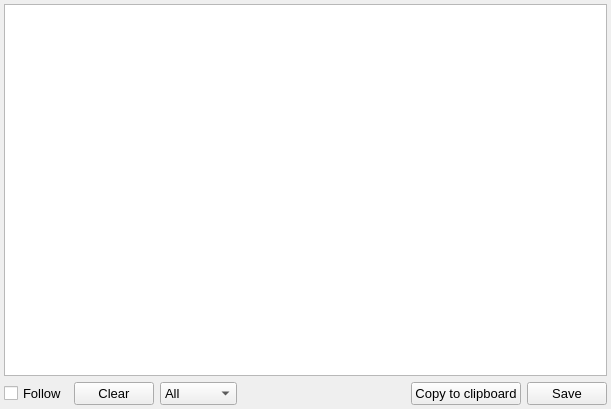
<?xml version="1.0" encoding="UTF-8"?>
<ui version="4.0">
 <class>nLogWin</class>
 <widget class="QWidget" name="nLogWin">
  <property name="geometry">
   <rect>
    <x>0</x>
    <y>0</y>
    <width>611</width>
    <height>409</height>
   </rect>
  </property>
  <layout class="QGridLayout" name="gridLayout">
   <property name="leftMargin">
    <number>4</number>
   </property>
   <property name="topMargin">
    <number>4</number>
   </property>
   <property name="rightMargin">
    <number>4</number>
   </property>
   <property name="bottomMargin">
    <number>4</number>
   </property>
   <item row="1" column="0">
    <widget class="QCheckBox" name="followLog">
     <property name="font">
      <font>
       <pointsize>10</pointsize>
      </font>
     </property>
     <property name="text">
      <string>Follow</string>
     </property>
    </widget>
   </item>
   <item row="1" column="1">
    <widget class="QPushButton" name="clearLog">
     <property name="font">
      <font>
       <pointsize>10</pointsize>
      </font>
     </property>
     <property name="text">
      <string>Clear</string>
     </property>
    </widget>
   </item>
   <item row="1" column="2">
    <widget class="QComboBox" name="levelLog">
     <property name="font">
      <font>
       <pointsize>10</pointsize>
      </font>
     </property>
     <property name="currentIndex">
      <number>0</number>
     </property>
     <item>
      <property name="text">
       <string>All</string>
      </property>
     </item>
     <item>
      <property name="text">
       <string>Debug</string>
      </property>
     </item>
     <item>
      <property name="text">
       <string>Info</string>
      </property>
     </item>
     <item>
      <property name="text">
       <string>Warning</string>
      </property>
     </item>
     <item>
      <property name="text">
       <string>Critical</string>
      </property>
     </item>
     <item>
      <property name="text">
       <string>Fatal</string>
      </property>
     </item>
     <item>
      <property name="text">
       <string>None</string>
      </property>
     </item>
    </widget>
   </item>
   <item row="1" column="3">
    <spacer name="horizontalSpacer">
     <property name="orientation">
      <enum>Qt::Horizontal</enum>
     </property>
     <property name="sizeHint" stdset="0">
      <size>
       <width>40</width>
       <height>20</height>
      </size>
     </property>
    </spacer>
   </item>
   <item row="1" column="4">
    <widget class="QPushButton" name="copyLog">
     <property name="font">
      <font>
       <pointsize>10</pointsize>
      </font>
     </property>
     <property name="text">
      <string>Copy to clipboard</string>
     </property>
    </widget>
   </item>
   <item row="1" column="5">
    <widget class="QPushButton" name="saveLog">
     <property name="font">
      <font>
       <pointsize>10</pointsize>
      </font>
     </property>
     <property name="text">
      <string>Save</string>
     </property>
    </widget>
   </item>
   <item row="0" column="0" colspan="6">
    <widget class="QTextEdit" name="logger">
     <property name="font">
      <font>
       <pointsize>10</pointsize>
      </font>
     </property>
     <property name="toolTip">
      <string>Neutrino log</string>
     </property>
     <property name="accessibleDescription">
      <string notr="true"/>
     </property>
    </widget>
   </item>
  </layout>
 </widget>
 <resources/>
 <connections/>
</ui>
